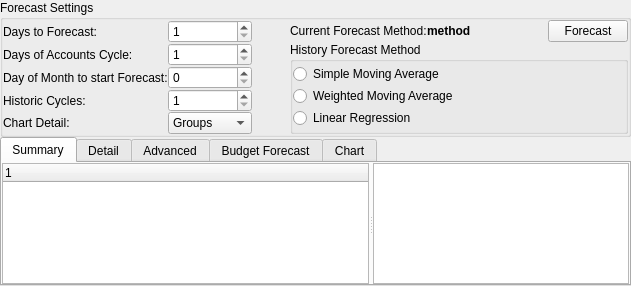
<?xml version="1.0" encoding="UTF-8"?>
<ui version="4.0">
 <class>KForecastView</class>
 <widget class="QWidget" name="KForecastView">
  <property name="geometry">
   <rect>
    <x>0</x>
    <y>0</y>
    <width>631</width>
    <height>286</height>
   </rect>
  </property>
  <layout class="QVBoxLayout" name="verticalLayout">
   <property name="leftMargin">
    <number>0</number>
   </property>
   <property name="topMargin">
    <number>0</number>
   </property>
   <property name="rightMargin">
    <number>0</number>
   </property>
   <property name="bottomMargin">
    <number>0</number>
   </property>
   <item>
    <widget class="QGroupBox" name="groupBox3">
     <property name="title">
      <string>Forecast Settings</string>
     </property>
     <layout class="QHBoxLayout" name="horizontalLayout_3">
      <item>
       <layout class="QFormLayout" name="formLayout">
        <property name="fieldGrowthPolicy">
         <enum>QFormLayout::AllNonFixedFieldsGrow</enum>
        </property>
        <property name="labelAlignment">
         <set>Qt::AlignLeading|Qt::AlignLeft|Qt::AlignVCenter</set>
        </property>
        <item row="0" column="0">
         <widget class="QLabel" name="textLabel1">
          <property name="sizePolicy">
           <sizepolicy hsizetype="Preferred" vsizetype="Preferred">
            <horstretch>1</horstretch>
            <verstretch>0</verstretch>
           </sizepolicy>
          </property>
          <property name="text">
           <string>Days to Forecast:</string>
          </property>
          <property name="wordWrap">
           <bool>false</bool>
          </property>
         </widget>
        </item>
        <item row="0" column="1">
         <widget class="QSpinBox" name="m_forecastDays">
          <property name="sizePolicy">
           <sizepolicy hsizetype="Minimum" vsizetype="Fixed">
            <horstretch>0</horstretch>
            <verstretch>0</verstretch>
           </sizepolicy>
          </property>
          <property name="minimum">
           <number>1</number>
          </property>
          <property name="maximum">
           <number>999</number>
          </property>
         </widget>
        </item>
        <item row="1" column="0">
         <widget class="QLabel" name="textLabel3">
          <property name="sizePolicy">
           <sizepolicy hsizetype="Preferred" vsizetype="Preferred">
            <horstretch>1</horstretch>
            <verstretch>0</verstretch>
           </sizepolicy>
          </property>
          <property name="text">
           <string>Days of Accounts Cycle:</string>
          </property>
          <property name="wordWrap">
           <bool>false</bool>
          </property>
         </widget>
        </item>
        <item row="1" column="1">
         <widget class="QSpinBox" name="m_accountsCycle">
          <property name="sizePolicy">
           <sizepolicy hsizetype="Minimum" vsizetype="Fixed">
            <horstretch>0</horstretch>
            <verstretch>0</verstretch>
           </sizepolicy>
          </property>
          <property name="minimum">
           <number>1</number>
          </property>
          <property name="maximum">
           <number>999</number>
          </property>
         </widget>
        </item>
        <item row="2" column="0">
         <widget class="QLabel" name="textLabel5">
          <property name="text">
           <string>Day of Month to start Forecast:</string>
          </property>
          <property name="wordWrap">
           <bool>false</bool>
          </property>
         </widget>
        </item>
        <item row="2" column="1">
         <widget class="QSpinBox" name="m_beginDay">
          <property name="sizePolicy">
           <sizepolicy hsizetype="Minimum" vsizetype="Fixed">
            <horstretch>0</horstretch>
            <verstretch>0</verstretch>
           </sizepolicy>
          </property>
          <property name="minimum">
           <number>0</number>
          </property>
          <property name="maximum">
           <number>31</number>
          </property>
         </widget>
        </item>
        <item row="3" column="0">
         <widget class="QLabel" name="textLabel4">
          <property name="text">
           <string>Historic Cycles:</string>
          </property>
          <property name="wordWrap">
           <bool>false</bool>
          </property>
         </widget>
        </item>
        <item row="3" column="1">
         <widget class="QSpinBox" name="m_forecastCycles">
          <property name="sizePolicy">
           <sizepolicy hsizetype="Minimum" vsizetype="Fixed">
            <horstretch>0</horstretch>
            <verstretch>0</verstretch>
           </sizepolicy>
          </property>
          <property name="minimum">
           <number>1</number>
          </property>
          <property name="maximum">
           <number>999</number>
          </property>
         </widget>
        </item>
        <item row="4" column="0">
         <widget class="QLabel" name="textLabel6">
          <property name="text">
           <string>Chart Detail:</string>
          </property>
          <property name="wordWrap">
           <bool>false</bool>
          </property>
         </widget>
        </item>
        <item row="4" column="1">
         <widget class="KComboBox" name="m_comboDetail">
          <property name="toolTip">
           <string>&lt;p&gt;Choose what level of detail to show on the chart.&lt;/p&gt;</string>
          </property>
          <property name="currentIndex">
           <number>2</number>
          </property>
          <item>
           <property name="text">
            <string comment="Show all details">All</string>
           </property>
          </item>
          <item>
           <property name="text">
            <string>Top-Level</string>
           </property>
          </item>
          <item>
           <property name="text">
            <string>Groups</string>
           </property>
          </item>
          <item>
           <property name="text">
            <string>Totals</string>
           </property>
          </item>
         </widget>
        </item>
       </layout>
      </item>
      <item>
       <spacer name="horizontalSpacer">
        <property name="orientation">
         <enum>Qt::Horizontal</enum>
        </property>
        <property name="sizeHint" stdset="0">
         <size>
          <width>62</width>
          <height>20</height>
         </size>
        </property>
       </spacer>
      </item>
      <item>
       <layout class="QVBoxLayout" name="verticalLayout_2">
        <item>
         <layout class="QHBoxLayout" name="horizontalLayout_2">
          <item>
           <widget class="QLabel" name="textLabel2">
            <property name="sizePolicy">
             <sizepolicy hsizetype="Preferred" vsizetype="Preferred">
              <horstretch>1</horstretch>
              <verstretch>0</verstretch>
             </sizepolicy>
            </property>
            <property name="text">
             <string>Current Forecast Method:</string>
            </property>
            <property name="wordWrap">
             <bool>false</bool>
            </property>
           </widget>
          </item>
          <item>
           <widget class="QLabel" name="m_forecastMethod">
            <property name="sizePolicy">
             <sizepolicy hsizetype="Preferred" vsizetype="Preferred">
              <horstretch>2</horstretch>
              <verstretch>0</verstretch>
             </sizepolicy>
            </property>
            <property name="font">
             <font>
              <weight>75</weight>
              <bold>true</bold>
             </font>
            </property>
            <property name="text">
             <string>method</string>
            </property>
            <property name="wordWrap">
             <bool>false</bool>
            </property>
           </widget>
          </item>
          <item>
           <spacer name="spacer22">
            <property name="orientation">
             <enum>Qt::Horizontal</enum>
            </property>
            <property name="sizeType">
             <enum>QSizePolicy::Preferred</enum>
            </property>
            <property name="sizeHint" stdset="0">
             <size>
              <width>100</width>
              <height>21</height>
             </size>
            </property>
           </spacer>
          </item>
          <item>
           <widget class="QPushButton" name="m_forecastButton">
            <property name="text">
             <string>Forecast</string>
            </property>
           </widget>
          </item>
         </layout>
        </item>
        <item>
         <widget class="QGroupBox" name="m_historyMethodGroupBox">
          <property name="title">
           <string>History Forecast Method</string>
          </property>
          <layout class="QVBoxLayout">
           <item>
            <widget class="QRadioButton" name="radioButton11">
             <property name="text">
              <string>Simple Moving Average</string>
             </property>
             <attribute name="buttonGroup">
              <string notr="true">m_historyMethod</string>
             </attribute>
            </widget>
           </item>
           <item>
            <widget class="QRadioButton" name="radioButton12">
             <property name="text">
              <string>Weighted Moving Average</string>
             </property>
             <attribute name="buttonGroup">
              <string notr="true">m_historyMethod</string>
             </attribute>
            </widget>
           </item>
           <item>
            <widget class="QRadioButton" name="radioButton13">
             <property name="text">
              <string>Linear Regression</string>
             </property>
             <attribute name="buttonGroup">
              <string notr="true">m_historyMethod</string>
             </attribute>
            </widget>
           </item>
          </layout>
         </widget>
        </item>
       </layout>
      </item>
     </layout>
    </widget>
   </item>
   <item>
    <widget class="QTabWidget" name="m_tab">
     <property name="sizePolicy">
      <sizepolicy hsizetype="Expanding" vsizetype="Expanding">
       <horstretch>0</horstretch>
       <verstretch>1</verstretch>
      </sizepolicy>
     </property>
     <property name="currentIndex">
      <number>0</number>
     </property>
     <widget class="QWidget" name="summary">
      <attribute name="title">
       <string>Summary</string>
      </attribute>
      <layout class="QHBoxLayout" name="horizontalLayout">
       <item>
        <widget class="QSplitter" name="splitter">
         <property name="orientation">
          <enum>Qt::Horizontal</enum>
         </property>
         <widget class="QTreeWidget" name="m_summaryList">
          <property name="sizePolicy">
           <sizepolicy hsizetype="Expanding" vsizetype="Expanding">
            <horstretch>1</horstretch>
            <verstretch>1</verstretch>
           </sizepolicy>
          </property>
          <property name="alternatingRowColors">
           <bool>true</bool>
          </property>
          <column>
           <property name="text">
            <string notr="true">1</string>
           </property>
          </column>
         </widget>
         <widget class="KTextEdit" name="m_adviceText">
          <property name="readOnly">
           <bool>true</bool>
          </property>
         </widget>
        </widget>
       </item>
      </layout>
     </widget>
     <widget class="QWidget" name="detail">
      <attribute name="title">
       <string>Detail</string>
      </attribute>
      <layout class="QVBoxLayout">
       <property name="leftMargin">
        <number>0</number>
       </property>
       <property name="topMargin">
        <number>0</number>
       </property>
       <property name="rightMargin">
        <number>0</number>
       </property>
       <property name="bottomMargin">
        <number>0</number>
       </property>
       <item>
        <widget class="QTreeWidget" name="m_forecastList">
         <property name="sizePolicy">
          <sizepolicy hsizetype="Preferred" vsizetype="Preferred">
           <horstretch>0</horstretch>
           <verstretch>0</verstretch>
          </sizepolicy>
         </property>
         <property name="alternatingRowColors">
          <bool>true</bool>
         </property>
         <column>
          <property name="text">
           <string notr="true">1</string>
          </property>
         </column>
        </widget>
       </item>
      </layout>
     </widget>
     <widget class="QWidget" name="advanced">
      <attribute name="title">
       <string comment="Advanced forecast view">Advanced</string>
      </attribute>
      <layout class="QVBoxLayout">
       <property name="leftMargin">
        <number>0</number>
       </property>
       <property name="topMargin">
        <number>0</number>
       </property>
       <property name="rightMargin">
        <number>0</number>
       </property>
       <property name="bottomMargin">
        <number>0</number>
       </property>
       <item>
        <widget class="QTreeWidget" name="m_advancedList">
         <property name="alternatingRowColors">
          <bool>true</bool>
         </property>
         <property name="rootIsDecorated">
          <bool>false</bool>
         </property>
         <column>
          <property name="text">
           <string notr="true">1</string>
          </property>
         </column>
        </widget>
       </item>
      </layout>
     </widget>
     <widget class="QWidget" name="budget">
      <attribute name="title">
       <string>Budget Forecast</string>
      </attribute>
      <layout class="QVBoxLayout">
       <property name="leftMargin">
        <number>0</number>
       </property>
       <property name="topMargin">
        <number>0</number>
       </property>
       <property name="rightMargin">
        <number>0</number>
       </property>
       <property name="bottomMargin">
        <number>0</number>
       </property>
       <item>
        <widget class="QTreeWidget" name="m_budgetList">
         <property name="alternatingRowColors">
          <bool>true</bool>
         </property>
         <column>
          <property name="text">
           <string notr="true">1</string>
          </property>
         </column>
        </widget>
       </item>
       <item>
        <widget class="QLabel" name="m_budgetHistoryRange">
         <property name="text">
          <string notr="true">Historic data range</string>
         </property>
        </widget>
       </item>
      </layout>
     </widget>
     <widget class="QWidget" name="m_tabChart">
      <attribute name="title">
       <string>Chart</string>
      </attribute>
      <layout class="QVBoxLayout">
       <property name="leftMargin">
        <number>0</number>
       </property>
       <property name="topMargin">
        <number>0</number>
       </property>
       <property name="rightMargin">
        <number>0</number>
       </property>
       <property name="bottomMargin">
        <number>0</number>
       </property>
      </layout>
     </widget>
    </widget>
   </item>
  </layout>
 </widget>
 <layoutdefault spacing="0" margin="0"/>
 <customwidgets>
  <customwidget>
   <class>KComboBox</class>
   <extends>QComboBox</extends>
   <header>kcombobox.h</header>
  </customwidget>
  <customwidget>
   <class>KTextEdit</class>
   <extends>QTextEdit</extends>
   <header>ktextedit.h</header>
  </customwidget>
 </customwidgets>
 <resources/>
 <connections/>
 <buttongroups>
  <buttongroup name="m_historyMethod"/>
 </buttongroups>
</ui>
